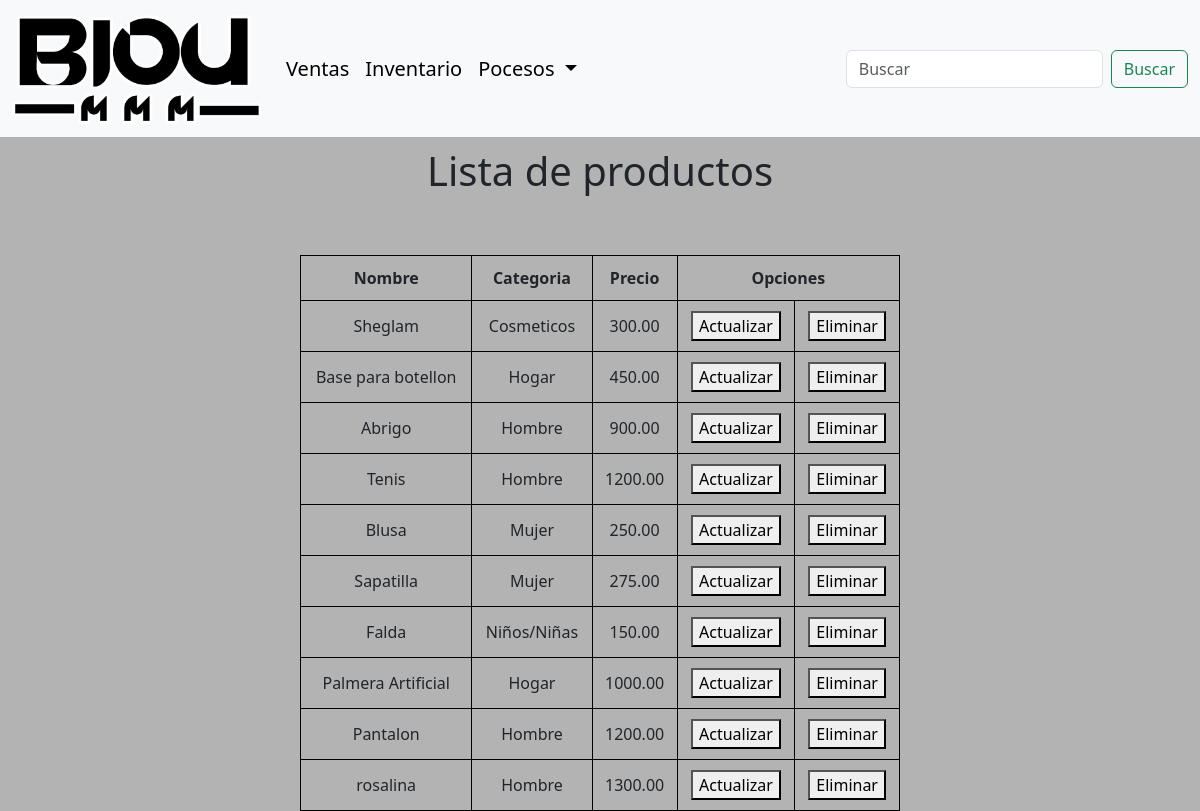
Screenshot of /usuario/lista_producto/ with the database file from the repository.
### usuario/models.py (models this page shows, shortened)
class Producto(models.Model):
    id_producto = models.AutoField(primary_key= True)
    nombre = models.CharField(max_length=100)
    descripcion = models.CharField(max_length=200)
    material = models.CharField(max_length=100, default='N/A')
    zise1 = models.TextField(default="", help_text="Tallas separadas por coma: S,M,L")
    colores = models.TextField(default="", help_text="colores separados por coma: rojo,azul,verde")
    imagen = models.ImageField(upload_to='static/')
    categoria = models.ForeignKey(Categoria,on_delete=models.CASCADE)
    precio = models.DecimalField(max_digits=10,decimal_places=2, default='')
    stock = models.IntegerField(default=0)
    activo = models.BooleanField(default=True)

class Categoria(models.Model):
    nombre = models.CharField(max_length=100)
    activo = models.BooleanField(default=True)
    def __str__(self):
        return self.nombre

### usuario/views.py (the view)
# urls.py: path('lista_producto/', views.lista_producto_view.as_view(), name='lista_producto'),
class lista_producto_view(View):
    def get(self, request):
        productos = Producto.objects.filter(activo=True)
        return render(request, 'manegador/lista_producto.html', {'productos': productos})

### usuario/context_processors.py (called while the page is built, shortened)
def categorias_disponibles(request):
    categorias = Categoria.objects.filter(activo=True)
    return{'categorias':categorias}

def barra_busqueda_context(request):
    query = request.GET.get('buscar', '').strip()
    productos_resultado = []
    print(productos_resultado)
    return {
        'buscar_query': query,
        'resultados_busqueda': productos_resultado
    }

def cart_context(request):
    return{
        'cart': Cart(request),
    }

### Template/manegador/lista_producto.html (shortened to what this page needs)
{% extends "index.html" %}
{% load static%}
{% block content %}
    <link rel="stylesheet" href="/static/administd/lista_producto.css">
    <h1>Lista de productos</h1>
    <table>
        <div class="tabla">
            <tr>
                <th>Nombre</th>
                <th>Categoria</th>
                <th>Precio</th>
                <th colspan="2">Opciones</th>
            </tr>
        <tr>
            {% for producto in productos %}
            <tr>
                <td>{{ producto.nombre }}</td>
                <td>{{ producto.categoria }}</td>
                <td>{{ producto.precio }}</td>
                <td><button>Actualizar</button></td>
                <td><button>Eliminar</button></td>
            </tr>
        {% endfor %}
        </div>
    </table>
{% endblock %}

### static/administd/navegacion.css (style rules this page uses)
body { background-color: #b3b3b3; }

### static/administd/lista_producto.css (style rules this page uses)
body { background-color: #b3b3b3; }
table, th, td { border: 1px solid black; border-collapse: collapse ; padding: 10px; text-align: center; }
table { width: 50%; margin-left: 25%; margin-top: 5%; }
h1 { text-align: center; margin-top: 10px; }

### rows the page displays
Producto: nombre "Sheglam", categoria "Cosmeticos", precio "300.00"
Producto: nombre "Base para botellon", categoria "Hogar", precio "450.00"
Producto: nombre "Abrigo", categoria "Hombre", precio "900.00"
Producto: nombre "Tenis", categoria "Hombre", precio "1200.00"
Producto: nombre "Blusa", categoria "Mujer", precio "250.00"
Producto: nombre "Sapatilla", categoria "Mujer", precio "275.00"
Producto: nombre "Falda", categoria "Niños/Niñas", precio "150.00"
Producto: nombre "Palmera Artificial", categoria "Hogar", precio "1000.00"
Producto: nombre "Pantalon", categoria "Hombre", precio "1200.00"
Producto: nombre "rosalina", categoria "Hombre", precio "1300.00"
